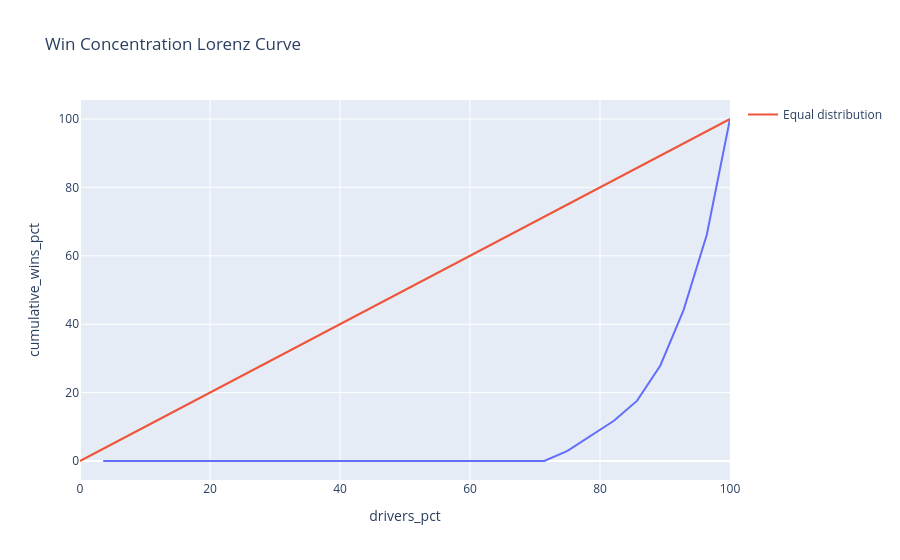

Write notebook code for a chart like this one.
### Code cell
lorenz = driver_summary.sort_values("wins", ascending=True).copy()
lorenz["cumulative_wins_pct"] = lorenz["wins"].cumsum() / total_wins * 100 if total_wins else 0
lorenz["drivers_pct"] = (np.arange(len(lorenz)) + 1) / len(lorenz) * 100 if len(lorenz) else []
lorenz.to_csv(OUTPUT_TABLES / "win_concentration_lorenz.csv", index=False)
fig = px.line(lorenz, x="drivers_pct", y="cumulative_wins_pct", title="Win Concentration Lorenz Curve")
fig.add_scatter(x=[0, 100], y=[0, 100], mode="lines", name="Equal distribution")
fig.write_html(OUTPUT_CHARTS / "win_concentration.html", include_plotlyjs="cdn")
fig.show()

### Figure 1 — Plotly figure (JSON) as saved in the notebook; plotly's stock layout.template omitted (floating-point values rounded to 4 significant figures)
{"data": [{"hovertemplate": "drivers_pct=%{x}<br>cumulative_wins_pct=%{y}<extra></extra>", "legendgroup": "", "line": {"color": "#636efa", "dash": "solid"}, "marker": {"symbol": "circle"}, "mode": "lines", "name": "", "orientation": "v", "showlegend": false, "type": "scatter", "x": [3.571, 7.143, 10.71, 14.29, 17.86, 21.43, 25.0, 28.57, 32.14, 35.71, 39.29, 42.86, 46.43, 50.0, 53.57, 57.14, 60.71, 64.29, 67.86, 71.43, 75.0, 78.57, 82.14, 85.71, 89.29, 92.86, 96.43, 100.0], "xaxis": "x", "y": [0.0, 0.0, 0.0, 0.0, 0.0, 0.0, 0.0, 0.0, 0.0, 0.0, 0.0, 0.0, 0.0, 0.0, 0.0, 0.0, 0.0, 0.0, 0.0, 0.0, 2.941, 7.353, 11.76, 17.65, 27.94, 44.12, 66.18, 100.0], "yaxis": "y"}, {"mode": "lines", "name": "Equal distribution", "type": "scatter", "x": [0, 100], "y": [0, 100]}], "layout": {"legend": {"tracegroupgap": 0}, "title": {"text": "Win Concentration Lorenz Curve"}, "xaxis": {"anchor": "y", "domain": [0.0, 1.0], "title": {"text": "drivers_pct"}}, "yaxis": {"anchor": "x", "domain": [0.0, 1.0], "title": {"text": "cumulative_wins_pct"}}}}
